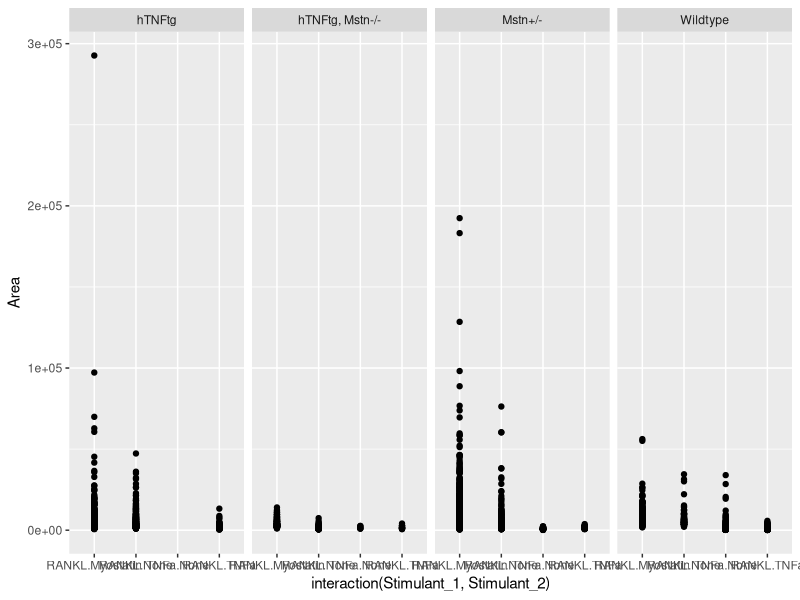
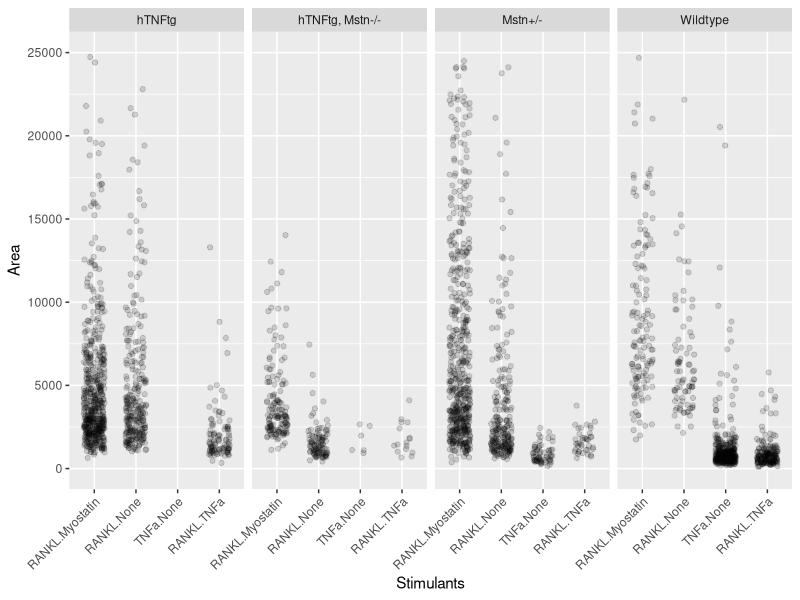
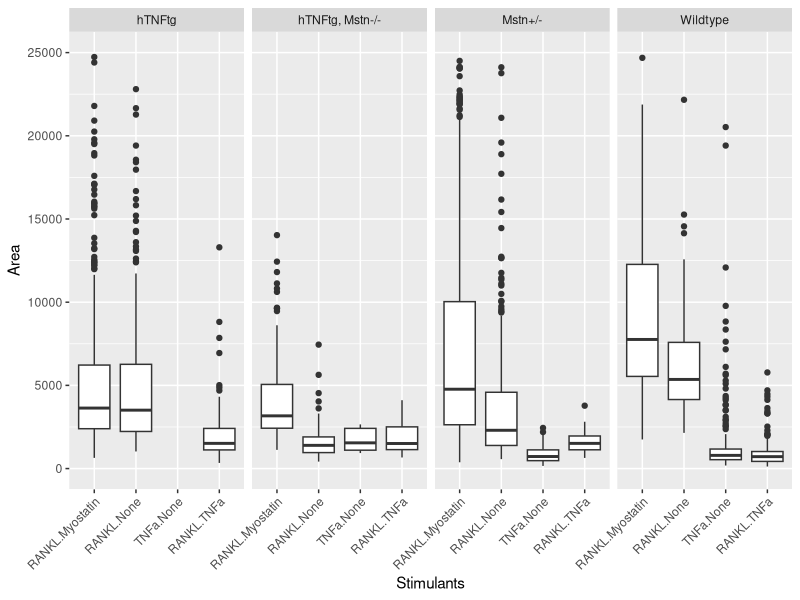
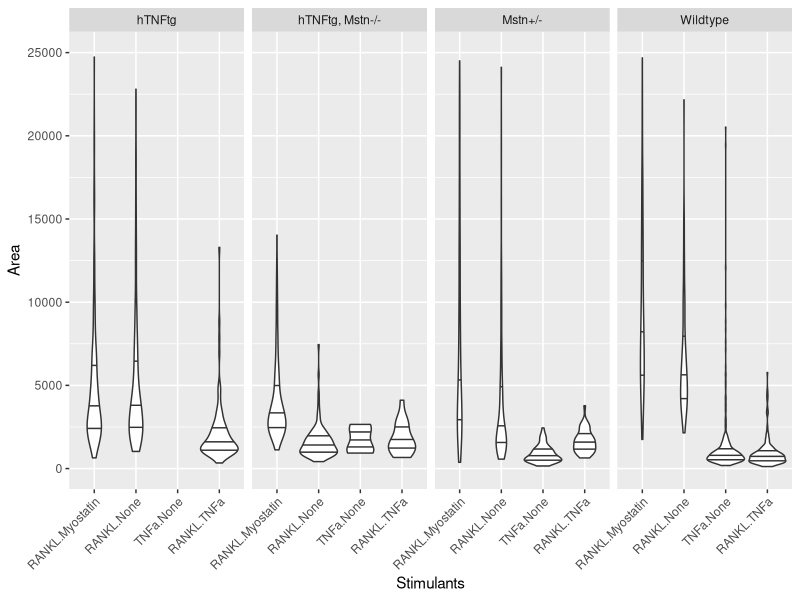
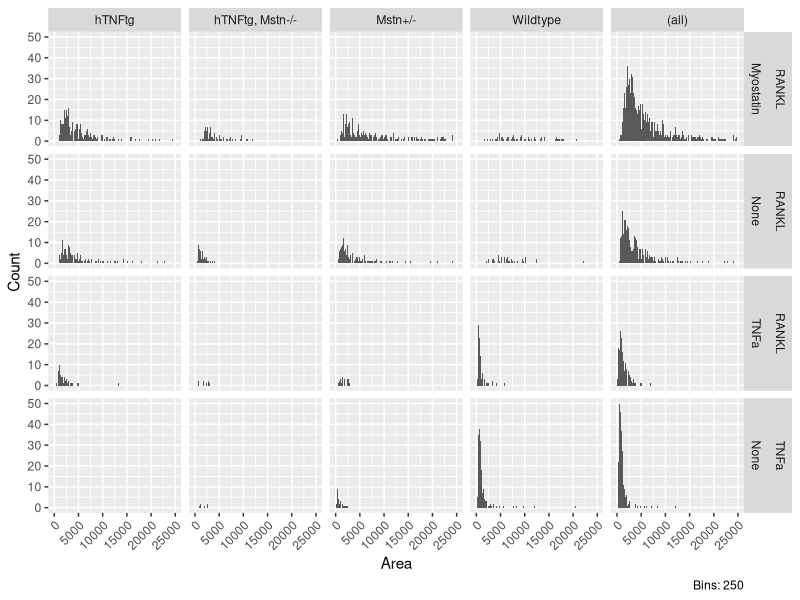
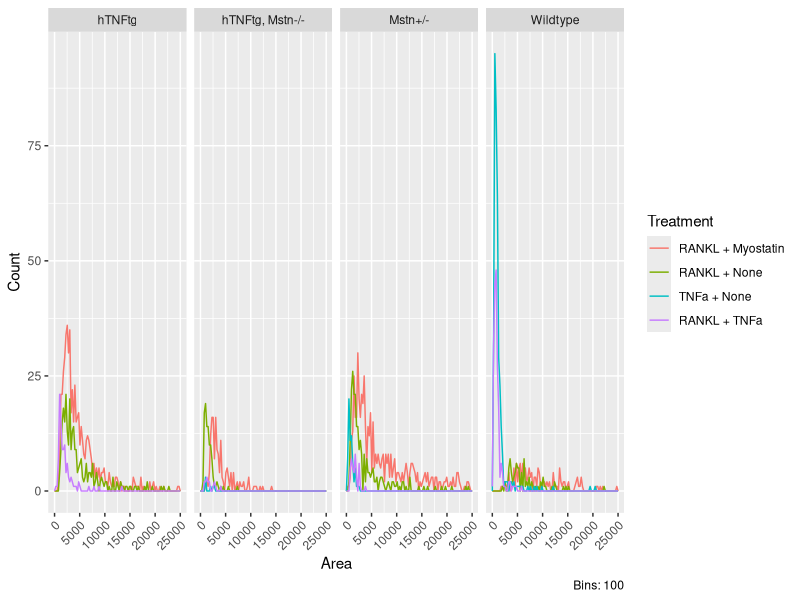
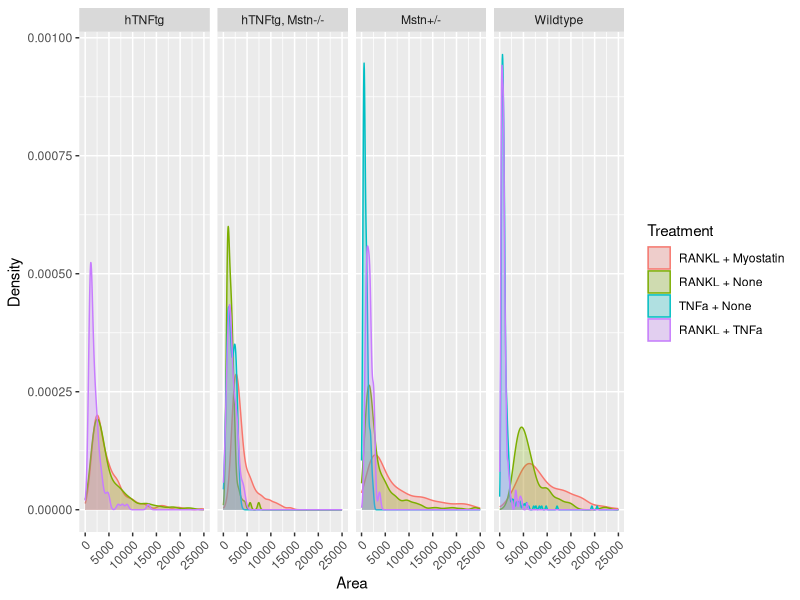

Generate these figures, in order, with R:
## ---- chunk 1
knitr::opts_chunk$set(echo = TRUE, collapse = TRUE, message = FALSE, warning = FALSE)
## ---- chunk 2
library(readr)

Osteoclasts <- read_csv("Osteoclasts.csv", trim_ws = TRUE)

head(Osteoclasts)
## ---- chunk 3
library(dplyr)

Osteoclasts <- Osteoclasts %>%
  mutate_at(c("Genotype", "Stimulant_1", "Stimulant_2"), "factor")

head(Osteoclasts)

# Beachte, dass `factor` in diesem Fall kein Funktionsaufruf ist (da die Klammern fehlen), sondern die Funktion selbst, also das Objekt.
## ---- chunk 4
library(ggplot2)

ggplot(Osteoclasts, aes(x = interaction(Stimulant_1, Stimulant_2), y = Area)) +
  geom_point() +
  facet_wrap(~Genotype, ncol = 4)
## ---- chunk 5
ggplot(Osteoclasts, aes(interaction(Stimulant_1, Stimulant_2), Area)) +
  geom_jitter(width = .25,
              alpha = .15) +
  facet_wrap(~Genotype, ncol = 4) +
  scale_x_discrete(name = "Stimulants") +
  scale_y_continuous(limits = c(0, 25000)) +
  theme(axis.text.x = element_text(angle = 45, hjust = 1))
## ---- chunk 6
ggplot(Osteoclasts, aes(interaction(Stimulant_1, Stimulant_2), Area)) +
  geom_boxplot() +
  facet_wrap(~Genotype, ncol = 4) +
  scale_x_discrete(name = "Stimulants") +
  scale_y_continuous(limits = c(0, 25000)) +
  theme(axis.text.x = element_text(angle = 45, hjust = 1))
## ---- chunk 7
ggplot(Osteoclasts, aes(interaction(Stimulant_1, Stimulant_2), Area)) +
  geom_violin(draw_quantiles = c(0.25, 0.5, 0.75)) +
  facet_wrap(~Genotype, ncol = 4) +
  scale_x_discrete(name = "Stimulants") +
  scale_y_continuous(limits = c(0, 25000)) +
  theme(axis.text.x = element_text(angle = 45, hjust = 1))
## ---- chunk 8
ggplot(Osteoclasts, aes(x = Area)) +
  geom_histogram(bins = 250) +
  facet_grid(Stimulant_1+Stimulant_2 ~ Genotype, margins = c("Genotype")) +
  scale_x_continuous(limits = c(0, 25000)) +
  scale_y_continuous(name = "Count") +
  theme(axis.text.x = element_text(angle = 45, hjust = 1)) +
  labs(caption = "Bins: 250")
## ---- chunk 9
ggplot(Osteoclasts, aes(x = Area, colour = interaction(Stimulant_1, Stimulant_2, sep = " + "))) +
  geom_freqpoly(bins = 100) +
  facet_wrap( ~ Genotype, ncol = 4) +
  scale_x_continuous(limits = c(0, 25000)) +
  scale_y_continuous(name = "Count") +
  scale_color_discrete(name = "Treatment") +
  theme(axis.text.x = element_text(angle = 45, hjust = 1)) +
  labs(caption = "Bins: 100")
## ---- chunk 10
ggplot(Osteoclasts, aes(x = Area, colour = interaction(Stimulant_1, Stimulant_2, sep = " + "),
                        fill = interaction(Stimulant_1, Stimulant_2, sep = " + "))) +
  geom_density(alpha = .25) +
  facet_wrap( ~ Genotype, ncol = 4) +
  scale_x_continuous(limits = c(0, 25000)) +
  scale_y_continuous(name = "Density") +
  scale_color_discrete(name = "Treatment") +
  scale_fill_discrete(name = "Treatment") +
  theme(axis.text.x = element_text(angle = 45, hjust = 1))
